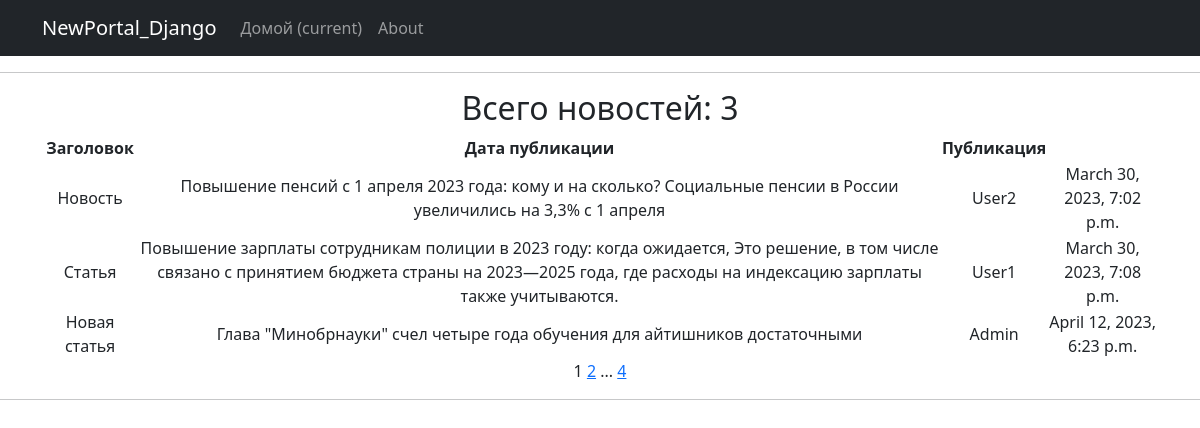
Page /news/ on the committed database.
### news/models.py (models this page shows, shortened)
class Post(models.Model):
    author = models.ForeignKey(Author, on_delete=models.CASCADE)
    view = models.CharField(max_length=2, choices=OPTIONS)
    time_in = models.DateTimeField(auto_now_add=True)
    categories = models.ManyToManyField(Category, through='PostCategory')
    title = models.CharField(max_length=250)
    text = models.TextField()
    rating_post = models.IntegerField(default=0)

class Author(models.Model):
    author = models.OneToOneField(User, on_delete=models.CASCADE)
    rating_author = models.IntegerField(default=0)
    author = models.ForeignKey(User, related_name="posts", on_delete=models.CASCADE)
    def __str__(self):
        return f'{self.author}'

### news/views.py (the view)
# urls.py: path('', PostsList.as_view(), name='posts_list'),
class PostsList(ListView):
    model = Post
    ordering = 'time_in'
    template_name = 'posts.html'
    context_object_name = 'posts'
    paginate_by = 3
    def get_queryset(self):
        queryset = super().get_queryset()
        self.filterset = PostFilter(self.request.GET, queryset)
        return self.filterset.qs
    def get_context_data(self, **kwargs):
        context = super().get_context_data(**kwargs)
        return context

### news/templatetags/custom_filters.py (called while the page is built)
@register.filter()
def censor(text):
    stop_list = ['Гидра', 'Скотина', 'Падла',
                 'Гнида', 'Редиска',
                 'Padla', 'CkotiHa',
                 'Padla', 'GHida', 'Редиска',
                 'П4дл4', 'Плохой', 'Фигня']
    for word in stop_list:
        pattern = re.compile(word, re.IGNORECASE)
        text = pattern.sub(word[0] + "*" * len(word), text)
    return text

### templates/posts.html (shortened to what this page needs)
{% extends 'flatpages/default.html' %}
{% load custom_filters %}
{% load custom_tags %}
{% block content %}
<h2>Всего новостей: {{ object_list|length }}</h2>
{% if posts %}
<table>
    <tr>
        <td><b>Заголовок</b></td>
        <td><b>Дата публикации</b></td>
        <td><b>Публикация</b></td>
    </tr>
    {% for post in posts %}
    <tr>
        <td>{{ post.title}}</td>
        <td>{{ post.text|truncatewords:70|censor }}</td>
        <td>{{ post.author }}</td>
        <td>{{ post.time_in }}</td>
    </tr>
            {% endfor %}
        </table>
    {% else %}
        <h2>Новостей нет!</h2>
    {% endif %}
   {{ page_obj.number }}
   {% if page_obj.has_next %}
       <a href="?page={{ page_obj.next_page_number }}">{{ page_obj.next_page_number }}</a>
       {% if paginator.num_pages != page_obj.next_page_number %}
           ...
           <a href="?page={{ page_obj.paginator.num_pages }}">{{ page_obj.paginator.num_pages }}</a>
       {% endif %}
   {% endif %}
{% endblock content %}

### templates/flatpages/default.html (shortened to what this page needs)
<!DOCTYPE html>
<html lang="en">
<head>
    {% load static %}
    <link href="{% static 'css/styles.css' %}" rel="stylesheet"/>
</head>
<body>
<nav class="navbar navbar-expand-lg navbar-dark bg-dark static-top">
    <div class="container">
        <a class="navbar-brand" href="#">NewPortal_Django</a>
        <div class="collapse navbar-collapse" id="navbarResponsive">
            <ul class="navbar-nav ml-auto">
                <li class="nav-item active">
                    <a class="nav-link" href="#">Домой
                        <span class="sr-only">(current)</span>
                    </a>
                </li>
                <li class="nav-item">
                    <a class="nav-link" href="/about/">About</a>
                </li>
            </ul>
        </div>
    </div>
</nav>
<hr>
<div class="container">
    <div class="row">
        <div class="col-lg-12 text-center">
            {% block content %}{% endblock content %}
        </div>
    </div>
</div>
<hr>
</body>
</html>

### rows in the picture
Post: title "Новость", text|censor "Повышение пенсий с 1 апреля 2023 года: кому и на сколько? Социальные пенсии в России увеличились на 3,3% с 1 апреля", author "User2", time_in "March 30, 2023, 7:02 p.m."
Post: title "Статья", text|censor "Повышение зарплаты сотрудникам полиции в 2023 году: когда ожидается, Это решение, в том числе связано с принятием бюджета страны на 2023—2025 года, где расходы на индексацию зарплаты также учитываются.", author "User1", time_in "March 30, 2023, 7:08 p.m."
Post: title "Новая статья", text|censor "Глава \"Минобрнауки\" счел четыре года обучения для айтишников достаточными", author "Admin", time_in "April 12, 2023, 6:23 p.m."

### other values in the picture
{{ object_list|length }} "3"
{{ page_obj.number }} "1"
{{ page_obj.next_page_number }} "2"
{{ page_obj.paginator.num_pages }} "4"
